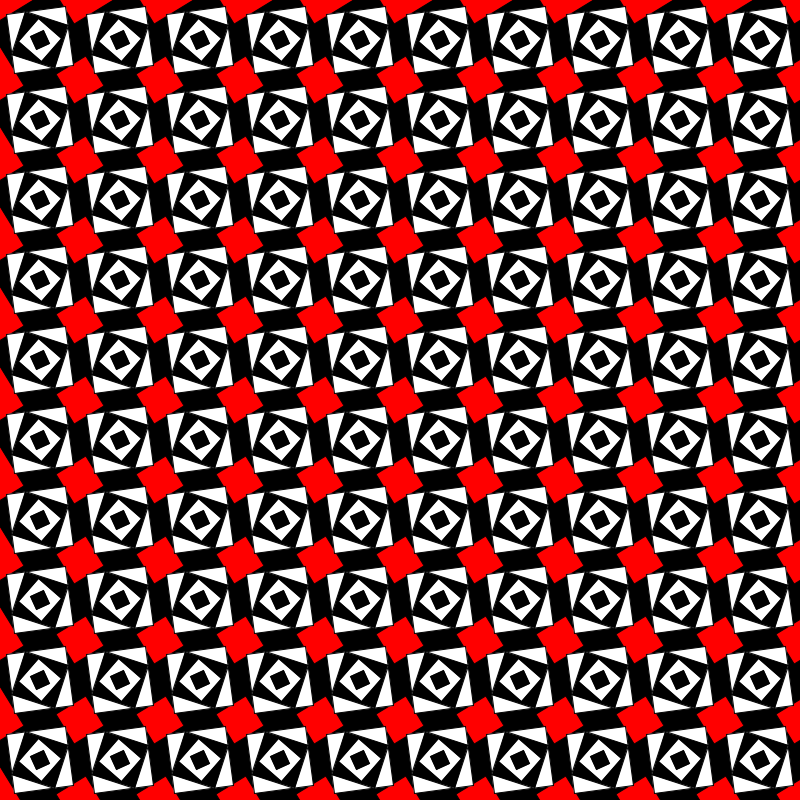
Frame 1 (no input)
Frame 60 (the mouse pressed at the canvas centre just before this capture): identical to frame 1, image omitted
Frame 120 (the mouse held since frame 60 and released just before this capture): identical to frame 1, image omitted

The Processing sketch that drew this single still picture (run headless with seeded random() and noise(); from frame 60 on, the mouse is pressed at the canvas centre):

// Processing sketch: ejemploGrilla_funcionModulos
// ── ejemploGrilla_funcionModulos.pde
int columnas;
int filas;
int tamCelda;
float angulo;

void setup() {
  size(800, 800);
  columnas=10;
  filas=10;
  tamCelda=width/columnas;
  ellipseMode(CORNER);
  textSize(48);
  rectMode(CENTER);
  angulo=0;
}

void draw() {
  background(255,0,0);
  grilla(tamCelda, columnas, filas);
}

void grilla(int tamCelda, int cantColumnas, int cantFilas) {
  for (int i = 0; i<=cantColumnas; i++) {
    for (int j = 0; j<=cantFilas; j++) {
      fill(0);
      //text(i+","+j, tamCelda*i, tamCelda*j);
      if (esPar(i, j) == true) {
        fill(0);
      } else {
        fill(255);
      }
      push();
      cuadradosConcentricos(tamCelda*i+tamCelda/2, tamCelda*j+tamCelda/2);

      pop();
    }
  }
}
boolean esPar(int valor1, int valor2) {
  if ((valor1+valor2)%2==0) {

    return true;
  } else {
    return false;
  }
}
void cuadradosConcentricos(int posX, int posY) {
  for (int i=5; i>0; i--) {
    if (i%2==0) {
      fill(255);
    } else {
      fill(0);
    }
    int tamRect=i*15;
    push();
    translate(posX,posY);
    rotate(i*9);
    rect(0, 0, tamRect, tamRect);

    pop();
  }
}
